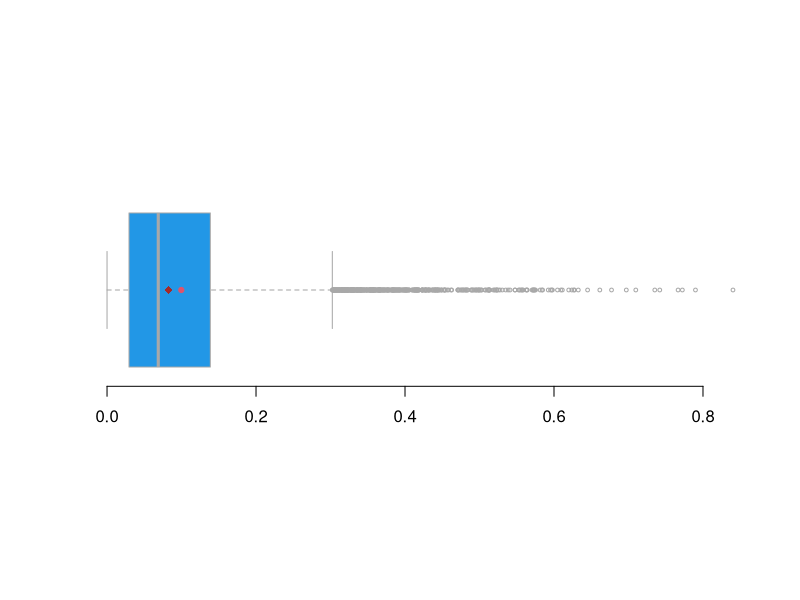
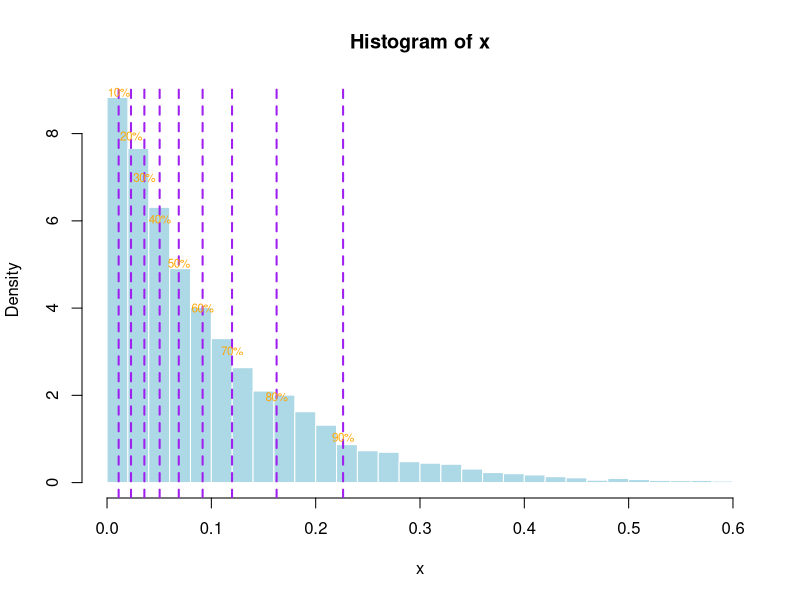
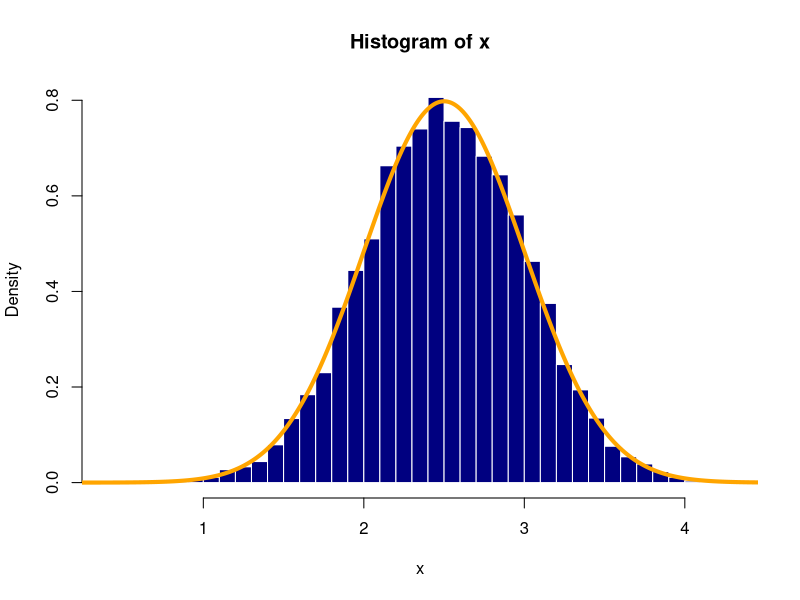

Source code (R) for these figures, in order:
set.seed(321333)
n <- 10000
lambda <- 10
x <- -log(runif(n))/lambda

options(digits=3)
mean(x)
mean(x, trim=0.1)
median(x)

pdf("images/expdistbp.pdf", width=4, height=3)
boxplot(x, cex=0.5, col=4,border = "grey66", horizontal = T, axes=F, at=0.25)
axis(1, pos = 0)
points(mean(x),0.25,col=2, pch=19, cex=0.7)
points(mean(x, trim=0.1),0.25, col="brown", pch=18)
dev.off()

pdf("images/expdisthist.pdf", width=6, height=4)
hist(x, breaks=50, border="white", col="lightblue", freq=FALSE, xlim=c(0,0.6))
deciles <- quantile(x, probs=seq(0.1,0.9,by=0.1))
abline(v=deciles, lty=2, col="purple", lwd=2)
text(deciles, dexp(deciles, 10), paste0(seq(10,90,by=10),"%"), cex=0.7, col="orange")
dev.off()

var(x)
sd(x) # note that sd(x) is sqrt(sd(x))
IQR(x)

pdf("images/normdisthist.pdf", width=6, height=4)
x <- rnorm(10000, mean=2.5, sd=0.5)
hist(x, breaks=30, border="white", col="navyblue", freq=FALSE)
xs <- seq (0,5, length=500)
lines(xs, dnorm(xs,2.5, 0.5), col="orange", lwd=4)
dev.off()

print(summary(x))
print(psych::describe(x))

hotelrooms <- cut(runif(100),breaks = c(0,0.4,0.7,1), include.lowest = TRUE)
levels(hotelrooms) <- c("Motel 6", "Best Western", "Hilton")
autorental <- cut(runif(100),breaks = c(0,0.7,1), include.lowest = TRUE)
levels(autorental) <- c("Honda", "Tesla")
(hoteltbl <- table(hotelrooms))
(autotbl <- table(autorental))
table(hotelrooms, autorental)
